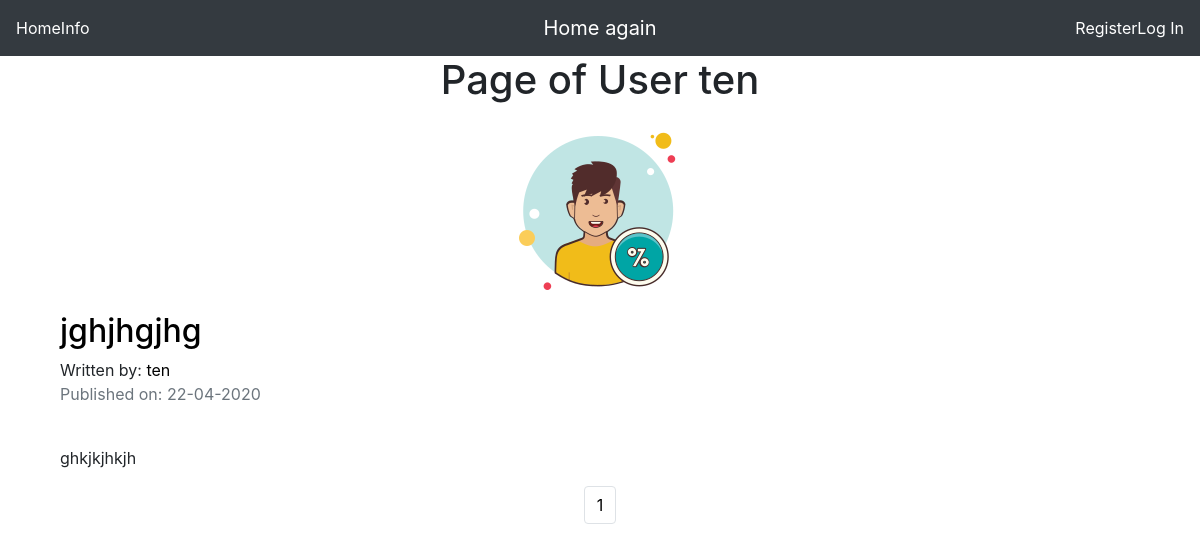
The app's page /ten, older data.
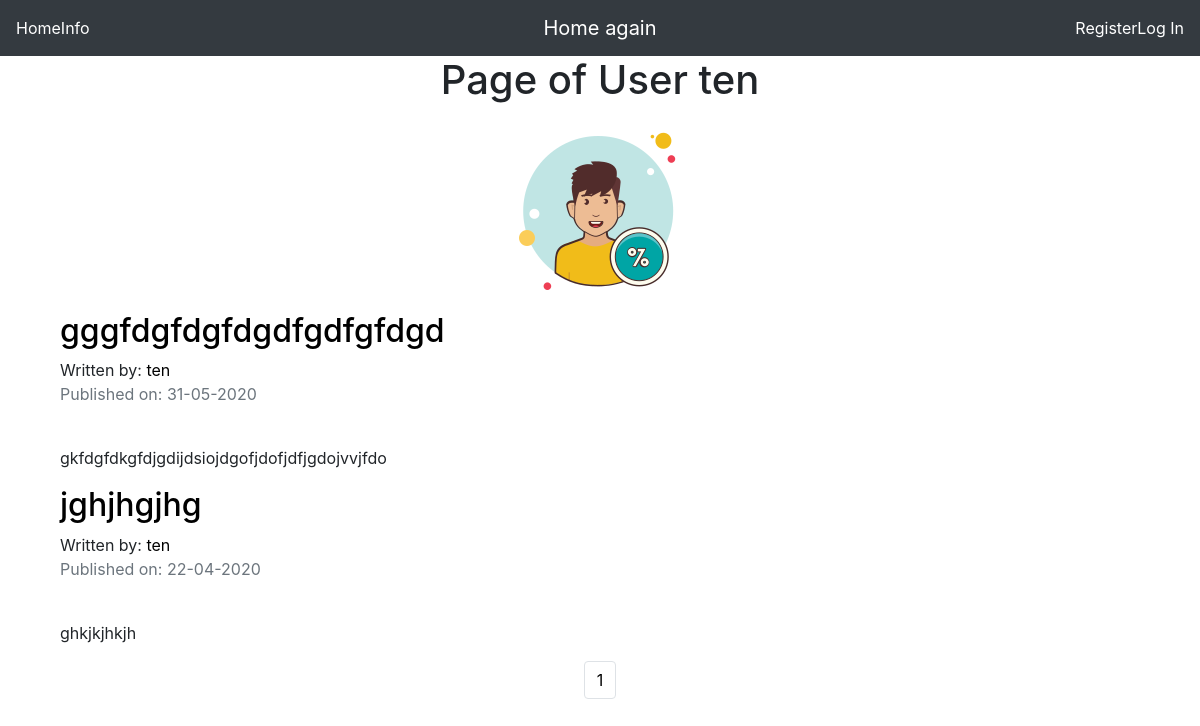
The same page, newer data.
### blog/models.py (models this page shows, shortened)
class Post(db.Model):
    users = db.relationship(User)
    id = db.Column(db.Integer, primary_key=True)
    user_id = db.Column(db.Integer, db.ForeignKey('users.id'), nullable=False)
    date = db.Column(db.DateTime, nullable=False, default=datetime.utcnow)
    title = db.Column(db.String(140), nullable=False)
    text = db.Column(db.Text, nullable=False)

class User(db.Model, UserMixin):
    __tablename__ = 'users'
    id = db.Column(db.Integer, primary_key=True)
    profile_image = db.Column(db.String(64), nullable=False, default='default2.png')
    email = db.Column(db.String(64), unique=True, index=True)
    username = db.Column(db.String(64), unique=True, index=True)
    password_hash = db.Column(db.String(128))
    posts = db.relationship('Post', backref='author', lazy=True)

### blog/users/veiws.py (the view)
@users.route("/<username>")
def user_posts(username):
    page = request.args.get('page', 1, type=int)
    user = User.query.filter_by(username=username).first_or_404()
    blog_posts = Post.query.filter_by(author=user).order_by(Post.date.desc()).paginate(page=page, per_page=5)
    return render_template('user_blog_posts.html', blog_posts=blog_posts, user=user)

### blog/templates/user_blog_posts.html
{% extends "base.html" %}
{% block content %}
    <div class="container">
        <div class="jumbtron">
            <div align="center">
                <h1>Page of User {{user.username}}</h1>
                <img align="center" src="{{url_for('static', filename='profile_pics/' + user.profile_image)}}">
            </div>
        </div>
{% for post in blog_posts.items %}
    <h2> <a style="color:#000000;" href="{{url_for('blog_posts.read_post', blog_post_id=post.id)}}">{{post.title}}</a> </h2>
    Written by: <a style="color:#000000;" href="{{url_for('users.user_posts', username=post.author.username)}}">{{post.author.username}}</a>
    <p class="text-muted">Published on: {{post.date.strftime("%d-%m-%Y")}}</p>
    <br>
    <p>{{post.text}}</p>
{% endfor %}
    </div>
    <nav aria-label="Page Navigation Example">
        <ul class="pagination justify-content-center">
            {% for page_num in blog_posts.iter_pages(left_edge=1,right_edge=1, left_current=1, right_current=2)%}
                {% if blog_posts.page == page_num %}
                    <li class="page-item disabled">
                        <a style="color:#000000;" class="page-link" href="{{url_for('users.user_posts', username=user.username, page=page_num)}}">{{page_num}}</a>
                    </li>
                {% else %}
                     <li class="page-item">
                        <a style="color:#000000;" class="page-link" href="{{url_for('users.user_posts', username=user.username, page=page_num)}}">{{page_num}}</a>
                    </li>
                {% endif %}
            {% endfor %}
        </ul>
    </nav>
{% endblock %}

Row changes from the older to the newer data that the page shows:
added Post: title "gggfdgfdgfdgdfgdfgfdgd", author.username "ten", date "31-05-2020", text "gkfdgfdkgfdjgdijdsiojdgofjdofjdfjgdojvvjfdo"
